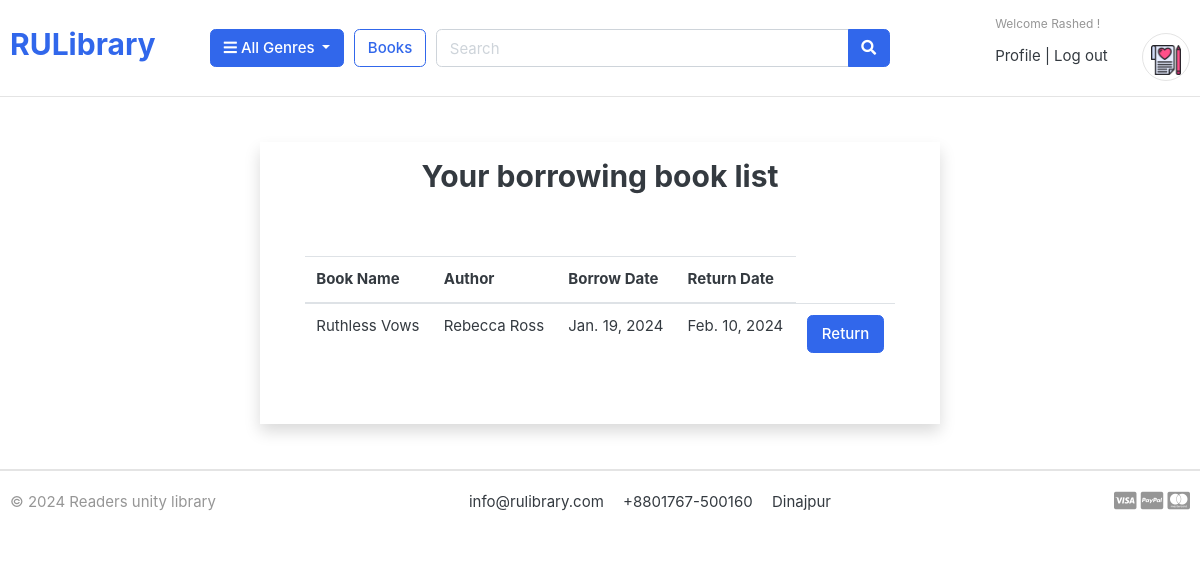
Screenshot of /borrow/borrow_list/ (signed in) with the database file from the repository.
### book/models.py (models this page shows, shortened)
class BorrowModel(models.Model):
    user=models.ForeignKey(User,on_delete=models.CASCADE)
    book=models.ForeignKey(BookModel,on_delete=models.CASCADE)
    borrow_date=models.DateField(auto_now_add=True)
    return_date=models.DateField()

class BookModel(models.Model):
    title=models.CharField(max_length=100)
    slug=models.SlugField(max_length=150,unique=True)
    author=models.CharField(max_length=100)
    description=models.TextField()
    image=models.ImageField(upload_to='images/books')
    isbn=models.CharField(max_length=50)
    genre=models.ManyToManyField(GenreModel)
    stock=models.IntegerField()
    availability=models.BooleanField(default=True)
    publication_date=models.DateField()
    total_page=models.IntegerField()
    cover=models.CharField(max_length=50,choices=[('paperback','Paper Back'),('hardcover','Hard Cover')])
    language=models.CharField(max_length=50)

### borrow/views.py (the view)
# urls.py: path('borrow_list/',views.borrow_list,name='borrow_list'),
def borrow_list(request):
    user=request.user
    model=BorrowModel.objects.filter(user=user)
    return render(request,'borrow-list.html',{'data':model})

### borrow/templates/borrow-list.html
{% extends 'base.html'%}
{% block body %}
<div class="container py-5">
    <div class="row">
        <div class="col-lg-7 mx-auto">
            <div class="card rounded-0 border-0 shadow">
                <div style="margin:auto;">
                    <h2 class="p-2 mt-2">Your borrowing book list</h2>
                </div>
                {% if data%}
                <div class="card-body p-5">
                    <div class="table-responsive">
                        <table class="table">
                            <thead>
                                <tr>
                                    <th scope="col">Book Name</th>
                                    <th scope="col">Author</th>
                                    <th scope="col">Borrow Date</th>
                                    <th scope="col">Return Date</th>
                                </tr>
                            </thead>
                            <tbody>
                                {% for item in data %}
                                <tr>
                                    <td>{{item.book.title}}</td>
                                    <td>{{item.book.author}}</td>
                                    <td>{{item.borrow_date}}</td>
                                    <td>{{item.return_date}}</td>
                                    <td><a href="{% url 'return' item.id%}" class="btn btn-block btn-primary">Return </a></td>
                                </tr>
                                {% endfor%}
                            </tbody>
                        </table>
                    </div>
                </div>
                {% else %}
                <div style="margin:auto;margin-bottom:200px">
                    <h5>No Book in borrowing list.</h5>
                </div>
                {% endif %}
            </div>
        </div>
    </div>
</div>
{% endblock body %}

### templates/base.html (shortened to what this page needs)
<!DOCTYPE HTML>
{% load static %}
<html lang="en">
<head>
<link href="{% static 'css/bootstrap.css'%}" rel="stylesheet" type="text/css"/>
<link href="{% static 'fonts/fontawesome/css/all.min.css'%}" type="text/css" rel="stylesheet">
<link href="{% static 'css/ui.css'%}" rel="stylesheet" type="text/css"/>
<link href="{% static 'css/responsive.css'%}" rel="stylesheet" media="only screen and (max-width: 1200px)" />
</head>
<body>
<header class="section-header">
    <section class="header-main border-bottom">
        <div class="container">
        <div class="row align-items-center">
        <div class="col-lg-2 col-md-3 col-6">
            <a href="{% url 'home'%}" class="brand-wrap">
                <h2>RULibrary</h2>
            </a>
        </div>
        <div class="col-lg col-sm col-md col-6 flex-grow-0">
            <div class="category-wrap dropdown d-inline-block float-right">
                <button type="button" class="btn btn-primary dropdown-toggle" data-toggle="dropdown">
                    <i class="fa fa-bars"></i> All Genres
                </button>
            </div>
        </div>
        <a href="{% url 'book'%}" class="btn btn-outline-primary">Books</a>
        <div class="col-lg  col-md-6 col-sm-12 col">
            <form method='post' action="#" class="search">
                <div class="input-group w-100">
                    <input type="text" class="form-control " style="width:60%;" placeholder="Search" name='search_field' required>
                    <div class="input-group-append">
                    <button class="btn btn-primary" type="submit">
                        <i class="fa fa-search"></i>
                    </button>
                    </div>
                </div>
            </form>
        </div>
        <div class="col-lg-3 col-sm-6 col-8 order-2 order-lg-3">
                    <div class="d-flex justify-content-end mb-3 mb-lg-0">
                        <div class="widget-header">
                            <small class="title text-muted">
                                Welcome {% if request.user.is_authenticated%}
                                {{request.user.first_name}}
                                {% else %} Guest {% endif %}!
                            </small>
                            <div>
                                {% if request.user.is_authenticated%}
                                <a href="{% url 'profile' %}">Profile</a> <span class="dark-transp"> | </span>
                                <a href="{% url 'logout' %}"> Log out</a>
                                <a href="{% url 'wishlist' %}" class="widget-header pl-3 ml-3">
                                    <div class="icon icon-sm rounded-circle border">
                                        <img src="{% static 'images/icons/love-letter.png'%}" alt="wishlist" style="width: 30px;">
                                    </div>
                                </a>
                                {% else %}
                                <a href="{% url 'login' %}">Sign in</a> <span class="dark-transp"> | </span>
                                <a href="{% url 'register' %}"> Register</a>
                                {% endif %}
                            </div>
                        </div>
                    </div>
                </div>
    </div>
        </div>
    </section>
</header>
{% block body%}{% endblock %}
<footer class="section-footer border-top">
	<div class="container">
		<section class="footer-bottom border-top row">
			<div class="col-md-3">
				<p class="text-muted"> &copy 2024 Readers unity library </p>
			</div>
			<div class="col-md-7 text-md-center">
				<span  class="px-2">info@rulibrary.com</span>
				<span  class="px-2">+8801767-500160</span>
				<span  class="px-2">Dinajpur</span>
			</div>
			<div class="col-md-2 text-md-right text-muted">
				<i class="fab fa-lg fa-cc-visa"></i>
				<i class="fab fa-lg fa-cc-paypal"></i>
				<i class="fab fa-lg fa-cc-mastercard"></i>
			</div>
		</section>
	</div>
</footer>
</body>
</html>

### static/css/ui.css (style rules this page uses)
html { font-family: "Inter", sans-serif; font-size: 15px; }
.icon-xs, .icon-sm, .icon-md, .icon-lg { display: inline-block; text-align: center; flex-shrink: 0; flex-grow: 0; }
.icon-sm { width: 48px; height: 48px; line-height: 48px !important; font-size: 20px; }
p:last-child { margin-bottom: 0; }
.header-main { position: relative; padding-top: 1rem; padding-bottom: 1rem; }
.widget-header { display: inline-block; vertical-align: middle; position: relative; }
.widget-header a { color: #343a40; }
.widget-header .title { display: block; }
.footer-bottom { padding-top: 20px; padding-bottom: 20px; }

### rows the page displays
BorrowModel: book "Ruthless Vows", book.author "Rebecca Ross", borrow_date "Jan. 19, 2024", return_date "Feb. 10, 2024"

### other values shown
{{ request.user.first_name }} "Rashed"
